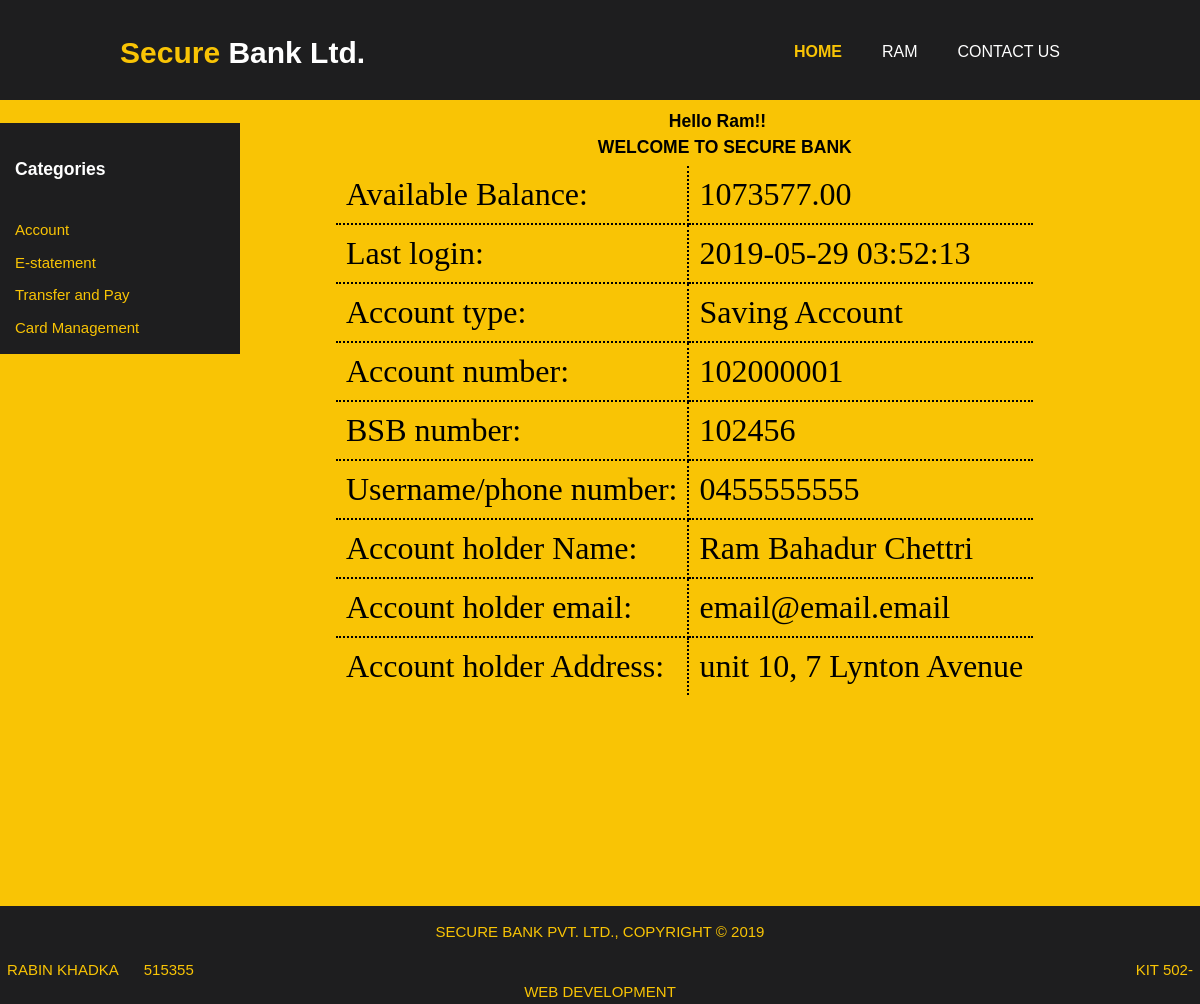
/alacritas.cis.utas.edu.au/~rkhadka/project/webpages/php/account.php (signed in), run on the app's committed database.
### tables this page shows
CREATE TABLE IF NOT EXISTS `menu` (
  `menu_id` int(11) NOT NULL,
  `menu_name` varchar(50) NOT NULL,
  `page_id` int(11) NOT NULL,
  `displayOrder` int(11) NOT NULL
);

CREATE TABLE IF NOT EXISTS `account` (
  `acc_no` int(15) NOT NULL,
  `bsb` int(11) NOT NULL,
  `occupied` tinyint(1) NOT NULL DEFAULT '0',
  `balance` decimal(60,2) NOT NULL DEFAULT '0.00'
);

CREATE TABLE IF NOT EXISTS `detail` (
  `d_id` int(11) NOT NULL,
  `title` varchar(10) NOT NULL,
  `fname` varchar(128) NOT NULL,
  `mname` varchar(128) DEFAULT NULL,
  `lname` varchar(128) NOT NULL,
  `email` varchar(128) DEFAULT NULL,
  `phone` varchar(128) NOT NULL,
  `address1` varchar(128) NOT NULL,
  `address2` varchar(128) DEFAULT NULL,
  `type` varchar(128) NOT NULL,
  `value` tinyint(1) NOT NULL,
  `password` varchar(128) NOT NULL,
  `last_login` timestamp NOT NULL DEFAULT CURRENT_TIMESTAMP
);

### alacritas.cis.utas.edu.au/~rkhadka/project/webpages/php/session.php (called while the page is built, shortened)
<?php
$session_user=$_SESSION['session_user'];
$session_access=$_SESSION['session_access'];
$session_uname=$_SESSION['session_uname'];
$session_account=$_SESSION['session_account'];
$session_lastLogin=$_SESSION['session_lastLogin'];
?>

### alacritas.cis.utas.edu.au/~rkhadka/project/webpages/php/account.php (the view, shortened to what this page needs)
<doctype! HTML>
<html>
<head>
<link rel="stylesheet" type="text/css" href="../../css/new.css">
</head>
<body>
<?php
include 'db_conn.php';
    include'session.php';
?>
<header>
<div class="container" id="nav_container">
        <div id="branding">
          <h1><span class="highlight">Secure</span> Bank Ltd.</h1>
        </div>
<div id="nplaceholder"><?php include'nav.php' ?><script type="text/javascript" src="../../js/new.js" ></script></div>
    </div>
</header>
    <section id="space"><div>
        <?php include'aside.php' ?> <div id="heading_acc">
            <center><h3>Hello <?php echo $session_user ?>!!<br >&nbsp;&nbsp;&nbsp;WELCOME TO SECURE BANK
                </h3></center>
        </div></div>
        <div class="container">
            <div class="container" >
                <table id="acc_container">
            <?php
                $sql1="select * from detail where phone=".$session_uname."";
                $sql2='SELECT * from account where acc_no='.$session_account.'';
                $result1=mysqli_query($db,$sql1);
                $result2=mysqli_query($db,$sql2);
                $row1=$result1->fetch_array(MYSQLI_ASSOC);
                $row2=$result2->fetch_array(MYSQLI_ASSOC);
            ?>
            <tr><td>Available Balance:</td><td><?php echo $row2['balance']; ?></td></tr>
            <tr><td>Last login:</td><td><?php echo $session_lastLogin ?></td></tr>
            <tr><td>Account type:</td><td><?php echo $session_access ?> Account</td></tr>
            <tr><td>Account number:</td><td><?php echo $session_account ?></td></tr>
            <tr><td>BSB number:</td><td><?php echo $row2['bsb'] ?></td></tr>
            <tr><td>Username/phone number:</td><td><?php echo $session_uname ?></td></tr>
            <tr><td>Account holder Name:</td><td><?php echo "".$row1['fname']." ".$row1['mname']." ".$row1['lname'].""; ?></td></tr>
            <tr><td>Account holder email:</td><td><?php echo $row1['email']; ?></td></tr>
            <tr><td>Account holder Address:</td><td><?php echo "".$row1['address1']." ".$row1['address2'].""; ?></td></tr>
            </table>
        </div></div>
	</section>
    <footer id="footerplaceholder">        <?php include'footer.php'; ?>
    </footer>
  </body>
</html>

### alacritas.cis.utas.edu.au/~rkhadka/project/webpages/php/aside.php (shortened to what this page needs)
<?php
echo'<aside id="leftside"><div class="cool"><h3>Categories</h3>';
	echo"<ul>";
	$que1="select * from menu ORDER BY displayOrder";
				$result_menu=$db->query($que1);
                    while($row=$result_menu->fetch_array(MYSQLI_ASSOC)){
							$result_page=$db->query("SELECT paget_link FROM page where page_id='".$row['page_id']."'");
                            $row1=$result_page->fetch_array(MYSQLI_ASSOC);
							echo'<li><a href="'.$row1['paget_link'].'">'.$row['menu_name'].'</a>';
							 echo"</li>";
    }
    echo"</ul></div></aside>";
	?>

### alacritas.cis.utas.edu.au/~rkhadka/project/css/new.css (style rules this page uses)
body { font: 15px/1.5 Arial,helvetica,san-serif; background-color:#f4f4f4; padding:0px; margin:0px; height: 100% }
.container { width:80%; margin:auto; overflow:hidden; position:relative; }
#nav_container { width:80%; margin:auto; overflow:visible; position:relative; }
ul { margin:0px; padding:0px; }
.cool { padding:15px; background:#1e1e1f; color:#ffffff; margin-top:20px; margin-bottom:20px; }
.cool tr, td { overflow-wrap: break-word; list-style: none; text-decoration:none; padding-top: 10px; padding-bottom: 10px; color:#f9c405; border-radius: 0px 0px 4px 4px; }
.cool li,ul { list-style: none; text-decoration:none; padding-top: 10px; }
.cool a { text-decoration:none; color:#f9c405; }
header { background:#1e1e1f; color:#ffffff; padding-top:30px; min-height:70px; border-bottom:#f9c405 3px solid; }
header #branding { float:left; }
header #branding h1 { margin:0; }
header .highlight, header .current a { color:#f9c405; font-weight:bold; }
#acc_container tr td { color: #000000; border: 2px dotted black; padding: 10px; font-stretch: ultra-expanded; font-size: xx-large; font-family: cursive; }
#acc_container { border-collapse: collapse; border-style: hidden; }
#space { min-height: -webkit-fill-available; padding:0px; color:#ffffff; background-color:#f9c405; }
#heading_acc { padding:5px; margin-top: 0px; margin-bottom: 0px; margin-right: auto; border-bottom:#f9c405 0px solid; }
#heading_acc h3 { color: #000000; margin-top: 0px; margin-bottom: 0px; }
aside#leftside { float:left; width:20%; margin-top:0px; }
footer { bottom: 0; position: sticky; border-top:#f9c405 3px solid; color:#ffffff; background-color:#1e1e1f; text-align:center; }

### data on the page
menu: menu_name "Account"
menu: menu_name "E-statement"
menu: menu_name "Transfer and Pay"
menu: menu_name "Card Management"
account: balance "1073577.00", bsb "102456"
detail: fname "Ram", mname "Bahadur", lname "Chettri", email "email@email.email", address1 "unit 10, 7 Lynton Avenue"

### other printed values
$_SESSION['session_user'] "RAM"
$session_user "Ram"
$session_lastLogin "2019-05-29 03:52:13"
$session_access "Saving"
$session_account "102000001"
$session_uname "0455555555"
